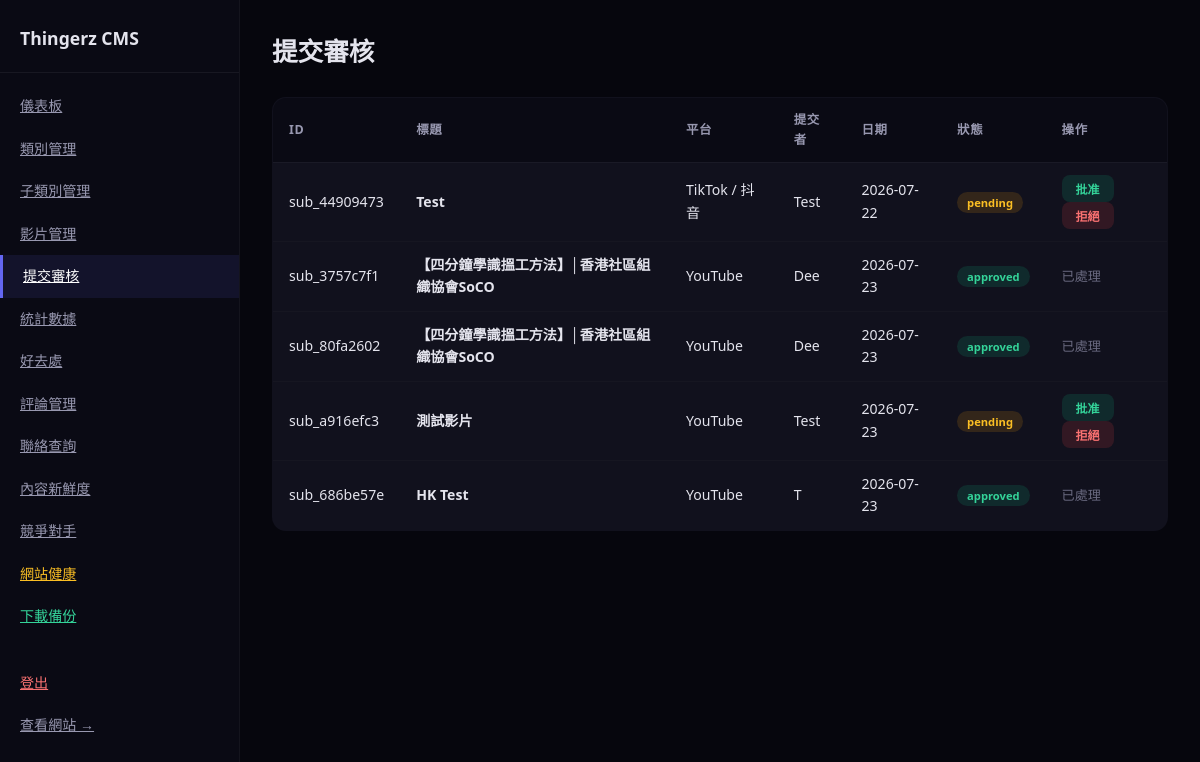
/admin/submissions (signed in), run on an earlier commit of the app's database.
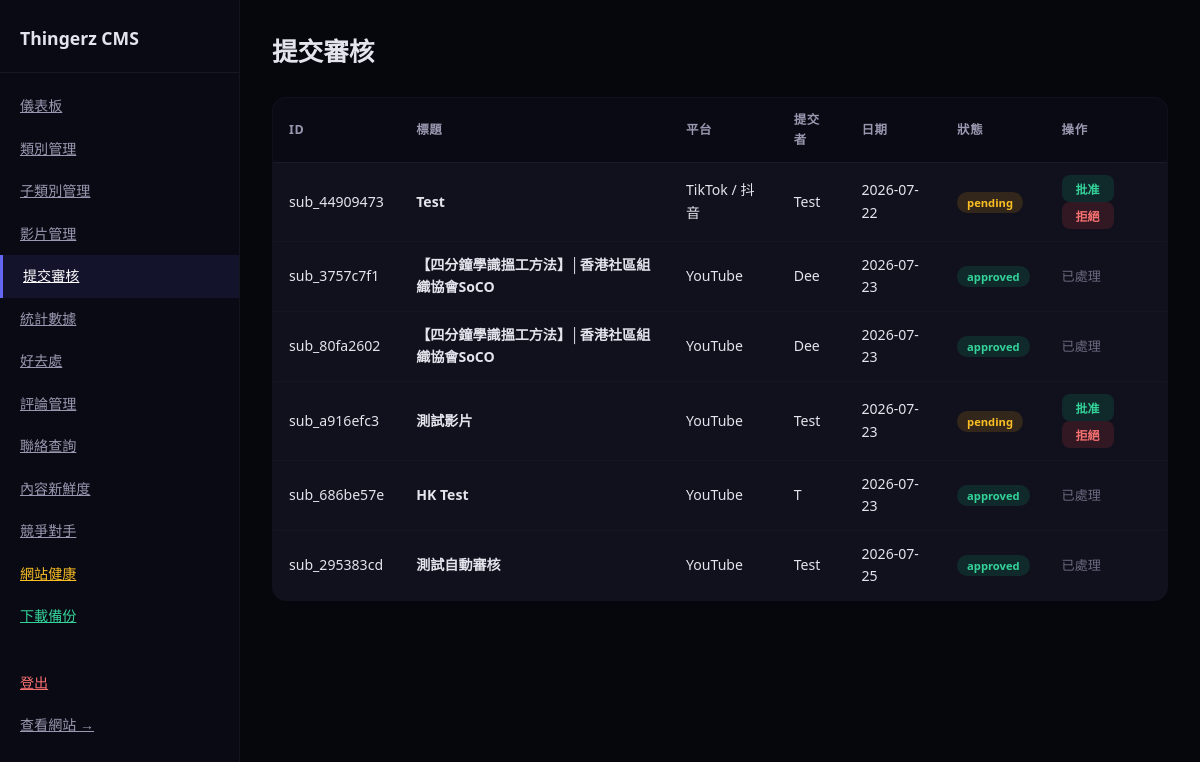
And on a later commit of the database.
### tables this page shows
CREATE TABLE submissions (
        id TEXT UNIQUE, platform TEXT, platform_url TEXT, title_zh TEXT, title_en TEXT,
        category_id TEXT, subcategory_id TEXT, submitter_name TEXT, submitter_email TEXT,
        description_zh TEXT, direction TEXT, status TEXT, submitted_date TEXT);

### app.py (the view)
@app.route('/admin/submissions')
@admin_required
def admin_submissions():
    return render_template('admin/submissions.html', submissions=read_csv('submissions.csv'), categories=get_categories(), subcategories=read_csv('subcategories.csv'), platform_config=PLATFORM_CONFIG)

### app.py (called while the page is built)
def get_db():
    db = sqlite3.connect(DB_PATH)
    db.row_factory = sqlite3.Row
    db.execute("PRAGMA journal_mode=WAL")
    return db

def read_table(table_name):
    db = get_db()
    rows = [dict(r) for r in db.execute(f"SELECT * FROM {table_name}").fetchall()]
    db.close()
    return rows

def read_csv(filename):
    return read_table(filename.replace('.csv', ''))

def get_categories(track=None, direction=None):
    cats = read_csv('categories.csv')
    if track:
        cats = [c for c in cats if c.get('track', '') == track]
    if direction:
        cats = [c for c in cats if c.get('direction', '') == direction]
    return cats

def admin_required(f):
    @wraps(f)
    def decorated(*args, **kwargs):
        if not session.get('admin_logged_in'):
            return redirect(url_for('admin_login'))
        return f(*args, **kwargs)
    return decorated

@app.context_processor
def inject_globals():
    return {
        'categories': get_categories(),
        'platform_config': PLATFORM_CONFIG,
        'directions': DIRECTIONS,
        'now': datetime.now()
    }

### templates/admin/submissions.html
{% extends "admin/layout.html" %}
{% block admin_content %}
<h1>提交審核</h1>
<table>
    <thead><tr><th>ID</th><th>標題</th><th>平台</th><th>提交者</th><th>日期</th><th>狀態</th><th>操作</th></tr></thead>
    <tbody>
    {% for s in submissions %}
    <tr>
        <td>{{ s['id'] }}</td>
        <td><strong>{{ s['title_zh'] }}</strong></td>
        <td>{{ platform_config.get(s.get('platform','youtube'),{}).get('name',s.get('platform','')) }}</td>
        <td>{{ s.get('submitter_name','') }}</td>
        <td>{{ s.get('submitted_date','') }}</td>
        <td><span class="badge badge-{{ s.get('status','pending') }}">{{ s.get('status','pending') }}</span></td>
        <td>
            {% if s.get('status') == 'pending' %}
            <form method="POST" action="{{ url_for('admin_approve_submission', submission_id=s['id']) }}" style="display:inline"><button class="btn btn-success btn-sm">批准</button></form>
            <form method="POST" action="{{ url_for('admin_reject_submission', submission_id=s['id']) }}" style="display:inline"><button class="btn btn-danger btn-sm">拒絕</button></form>
            {% else %}
            <span class="text-muted">已處理</span>
            {% endif %}
        </td>
    </tr>
    {% endfor %}
    </tbody>
</table>
{% endblock %}

What changed in the data, as far as the page shows it:
added submissions: id "sub_295383cd", title_zh "測試自動審核", get "YouTube", get "Test", get "2026-07-25", get "approved", shows "已處理"
